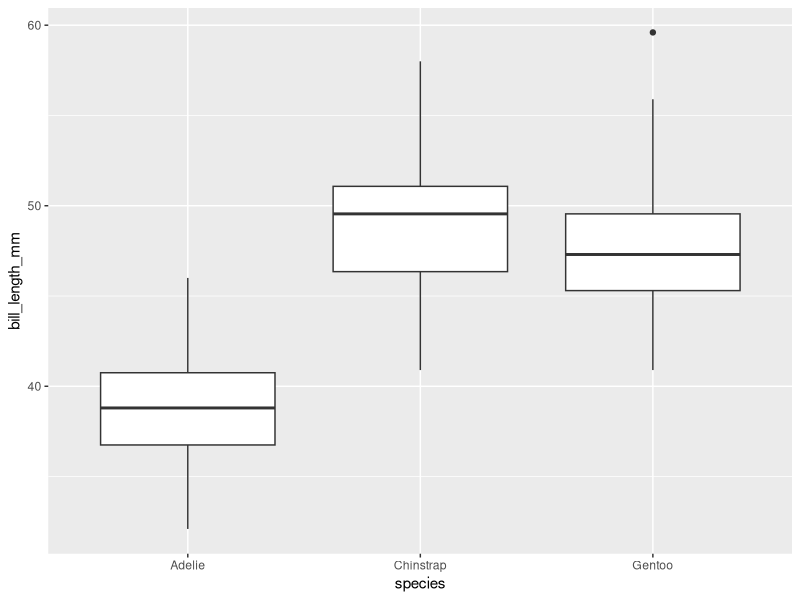
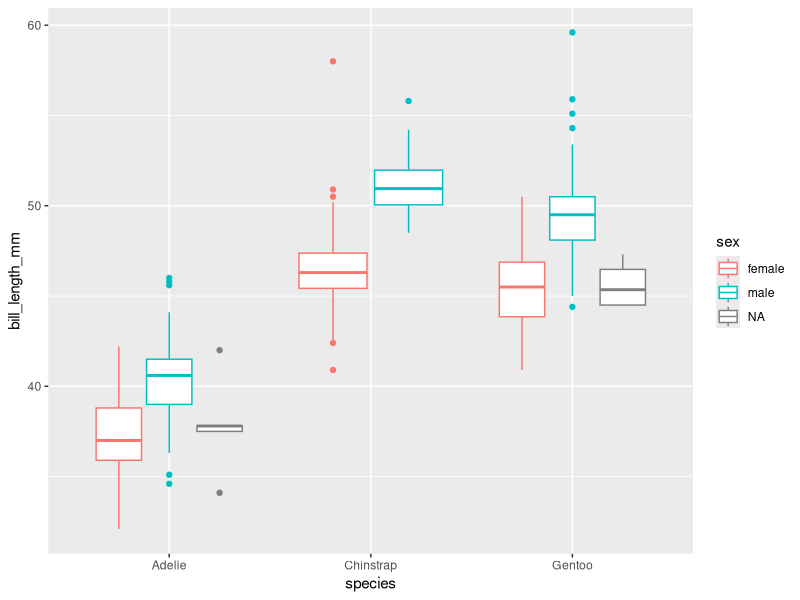

Reproduce these figures in R, in order.
## ---- chunk 1
knitr::opts_chunk$set(echo = TRUE)
library(tidyverse)
library(palmerpenguins)
## ---- chunk 2
knitr::include_graphics("https://animalcorner.org/wp-content/uploads/2022/12/baby-penguin-facts-7488002.png")
## ---- chunk 3
Adelie_Penguins <- penguins %>% filter(species == "Adelie")
## ---- chunk 4
ggplot(data=subset(penguins, !is.na(bill_length_mm))) + geom_boxplot(mapping = aes(x = species, y = bill_length_mm))
## ---- chunk 5
ggplot(data=subset(penguins, !is.na(bill_length_mm))) + geom_boxplot(mapping = aes(x = species, y = bill_length_mm, color = sex))
